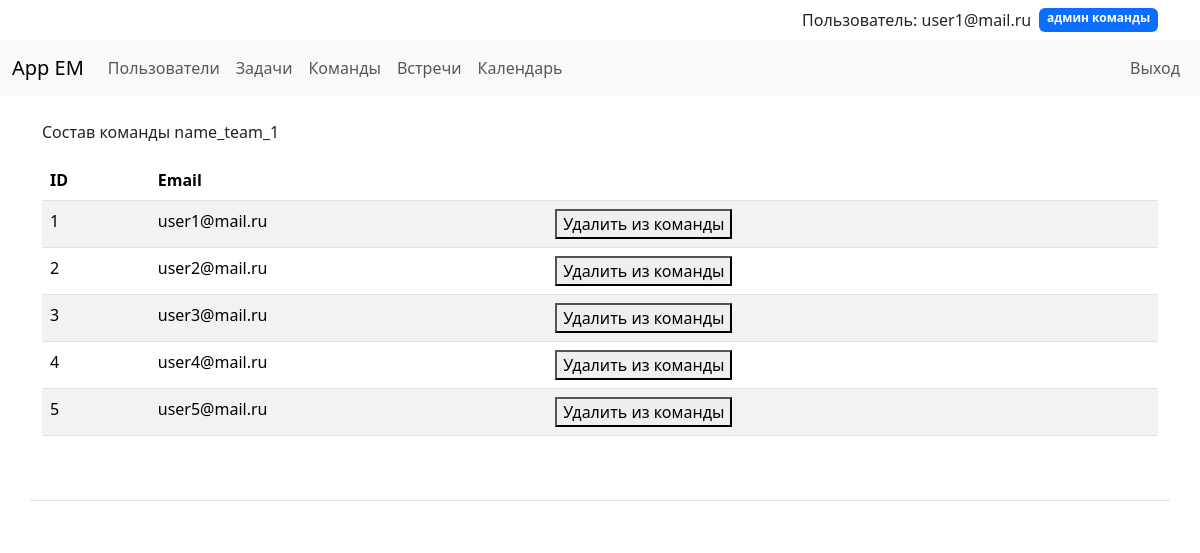
The page /team (signed in) on the database as committed earlier.
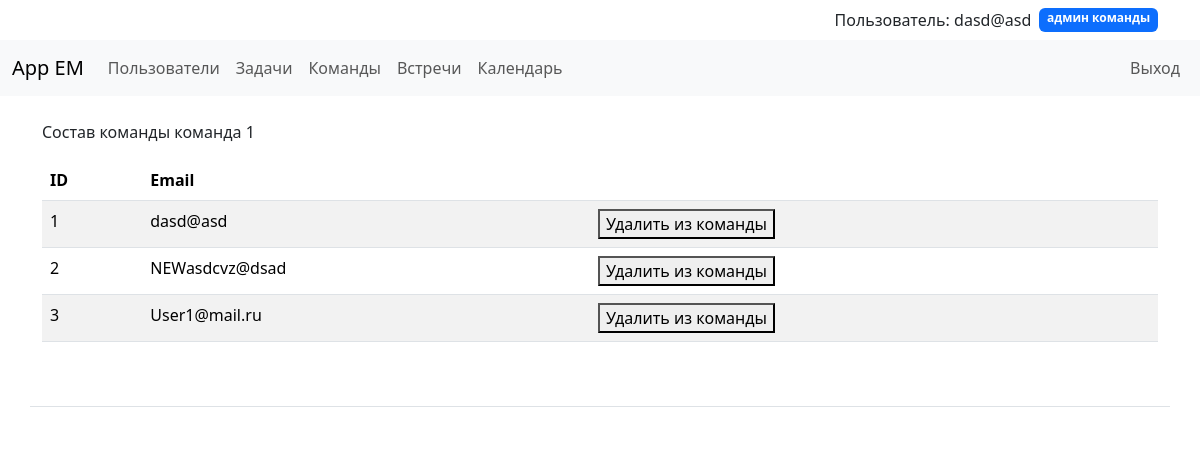
The same page on the database as committed later.
### app/users/models.py (models this page shows)
class UserModel(Base):
    __tablename__ = "users"
    id = Column(Integer, primary_key=True, index=True)
    email = Column(String, unique=True)
    role = Column(String, nullable=True)
    team_id = Column(Integer, ForeignKey("teams.id"), nullable=True)
    team = relationship("TeamModel")
    hash_password = Column(String)
    meetings = relationship(
        "MeetingModel", secondary=meeting_participants, back_populates="participants"
    )
    tasks = relationship("TaskModel")

### app/teams/models.py (models this page shows)
class TeamModel(Base):
    __tablename__ = "teams"
    id = Column(Integer, primary_key=True, index=True)
    name = Column(String, unique=True)

### app/teams/router.py (the view)
@router.get("/team", response_model=List[User])
async def get_team(
    request: Request,
    user_data: UserModel = Depends(get_current_user),
    db: Session = Depends(get_db),
):
    team = db.query(UserModel).filter(UserModel.team_id == user_data.team_id).all()
    return templates.TemplateResponse(
        "teams/team.html", {"request": request, "current_user": user_data, "team": team}
    )

### app/templates/teams/team.html (shortened to what this page needs)
{% extends 'base.html' %}
{% block content %}
<p>Состав команды {{ current_user.team.name }}</p>
<table class="table table-striped">
    <thead>
      <tr>
        <th>ID</th>
        <th>Email</th>
        <th></th>
      </tr>
    </thead>
    <tbody>
 {% if current_user.role == 'админ команды' %}
    {% for user in team %}
        <tr>
            <td>{{ user.id }}</td>
            <td>{{ user.email }}</td>
            <td>
                <div class="delete-user-container">
                <button class="delete-user-btn" data-user-email="{{ user.email }}">Удалить из команды</button>
                </div>
            </td>
        </tr>
    {% endfor %}
{% endif %}
    </tbody>
  </table>
{% endblock %}

### app/templates/base.html (shortened to what this page needs)
<!DOCTYPE html>
<html lang="en">
  <head>
    <link href="https://cdn.jsdelivr.net/npm/bootstrap@5.3.3/dist/css/bootstrap.min.css" rel="stylesheet">
  </head>
  <body class="d-flex flex-column min-vh-100">
{% if current_user.email %}
    <div class="container">
        <div class="d-flex justify-content-end py-2">
            <span class="me-2">Пользователь: {{ current_user.email }}</span>
            <span class="badge bg-primary">{{ current_user.role }}</span>
        </div>
    </div>
{% else %}
    <div class="container">
        <div class="d-flex justify-content-end py-2">
            <p>Пользователь не вошёл в систему.</p>
        </div>
    </div>
{% endif %}
<nav class="navbar navbar-expand-lg navbar-light bg-light">
  <div class="container-fluid">
    <a class="navbar-brand" href="/">App EM</a>
    <div class="collapse navbar-collapse" id="navbarNav">
      <ul class="navbar-nav me-auto mb-2 mb-lg-0">
        <li class="nav-item">
          <a class="nav-link" href="/users/">Пользователи</a>
        </li>
        {% if current_user %}
        <li class="nav-item">
          <a class="nav-link" href="/tasks/">Задачи</a>
        </li>
        <li class="nav-item">
          <a class="nav-link" href="/teams/">Команды</a>
        </li>
        <li class="nav-item">
          <a class="nav-link" href="/meetings/">Встречи</a>
        </li>
        <li class="nav-item">
          <a class="nav-link" href="/user_calendar/">Календарь</a>
        </li>
        {% endif %}
      </ul>
      <ul class="navbar-nav">
        {% if not current_user %}
        <li class="nav-item">
          <a class="nav-link" href="/register-form/">Регистрация</a>
        </li>
        <li class="nav-item">
          <a class="nav-link"; href="/login-form/">Вход</a>
        </li>
        {% else %}
        <li class="nav-item">
          <form action="/logout/" method="post" class="d-flex">
            <button type="submit" class="btn btn-link nav-link">Выход</button>
          </form>
        </li>
        {% endif %}
      </ul>
    </div>
  </div>
</nav>
<div class="container mt-4">
{% block content%}{% endblock %}
</div>
    <footer>
      <div class="container my-5 pt-4 border-top">
      </div>
    </footer>
  </body>
</html>

Rows that differ between the two databases and show on the page:
no longer on this page (row edited): UserModel: id "4", email "user4@mail.ru"
no longer on this page (row edited): UserModel: id "5", email "user5@mail.ru"
changed UserModel "админ команды": email "user1@mail.ru" → "dasd@asd"
changed TeamModel: team.name "name_team_1" → "команда 1"
changed UserModel id 2: email "user2@mail.ru" → "NEWasdcvz@dsad"
changed UserModel id 3: email "user3@mail.ru" → "User1@mail.ru"
